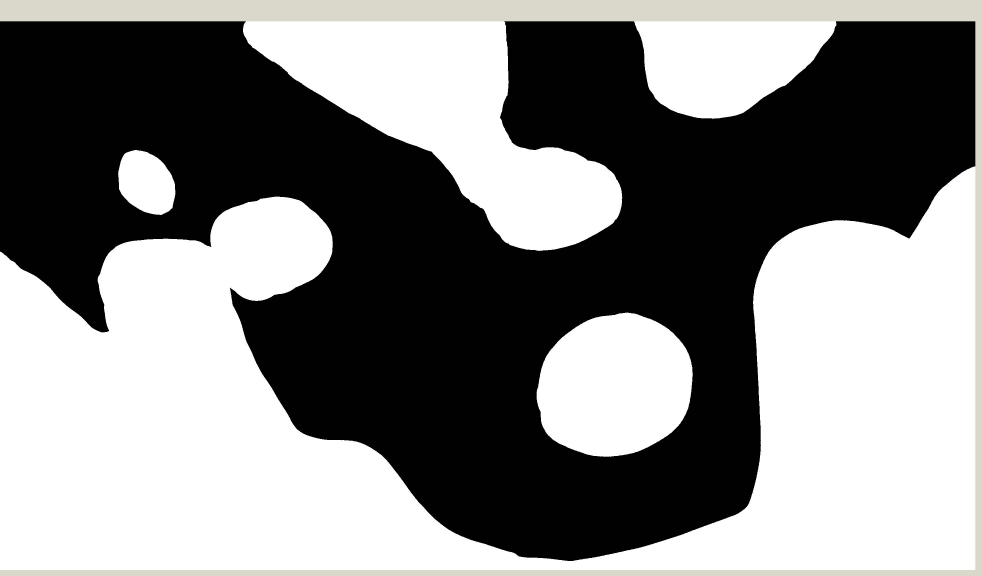
#> input picture map_data/cost_map.jpg, 2944 x 1728 px (shown at 1/3 size)
$ python astar.py
#> lines starting #> are read from the running program, lines starting #| are printed output that depends on the picture; after the words box and inside, x2 and y2 are one past the last pixel; in counts of white or black regions, pixels touching at a corner belong together
#!/usr/bin/env python3

import time
import numpy as np
import cv2

factor = 10

cost_map_image = cv2.imread("map_data/cost_map.jpg")
#> cost_map_image is the input picture: shape (1728, 2944, 3); mean B, G, R 131.6, 132.3, 132.4
cost_map_image = cv2.resize(cost_map_image, (int(1280/factor), int(720/factor)))
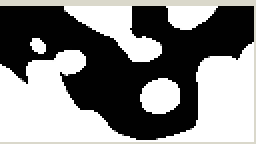
#> cost_map_image: shape (72, 128, 3) (shown 2 times larger); mean B, G, R 131.7, 132.5, 132.6
width = cost_map_image.shape[1]
#> width = 128
height = cost_map_image.shape[0]
#> height = 72
lambda_ = 1
image_map = np.zeros((height, width, 1), np.uint8)
image_map = cost_map_image[:,:,0]

class GridSpace():
    def __init__(self):
        self.occupied = False
        self.closed = False
        self.expand_value = float("inf")
        self.heuristic = 0
        self.move_cost = 1

    def close(self):
        self.closed = True

    def expand(self, expansion):
        self.expand_value = expansion

class Node():
    def __init__(self, x = 0, y = 0, cost = float("inf")):
        self.x = x
        self.y = y
        self.cost = cost

    def print(self):
        print("X: %s, Y: %s, Cost: %s " % (self.x, self.y, self.cost))

class Direction():
    def __init__(self, x, y, name):
        self.x = x
        self.y = y
        self.name = name

def search_list_for_node(list, search_node):
    found = False
    # [5 lines of commented-out code are left out]
    i=0
    for node in list:
        if node.x == search_node.x and node.y == search_node.y:
            found = True
            break
        else:
            i+=1
    if found:
        return True, i
    else:
        return False, 0

def main(start_x, start_y, goal_x, goal_y, occupied_area):
    start_node = Node(int(start_x/factor), int(start_y/factor), 0)
    neighbour_node = Node()
    goal_node = Node(int(goal_x/factor), int(goal_y/factor))
    gridmap_ = []
    directions = []
    directions.append(Direction(-1, 0, "left"))
    directions.append(Direction(0, 1, "down"))
    directions.append(Direction(1, 0, "right"))
    directions.append(Direction(0, -1, "up"))

    for y in range(0, height):
        grid_x = []
        for x in range (0, width):
            gridspace = GridSpace()
            grid_x.append(gridspace)
        gridmap_.append(grid_x)

    for y in range(0, height):
        for x in range (0, width):
            gridmap_[y][x].heuristic = (abs(y-goal_node.y)+abs(x-goal_node.x))
            gridmap_[y][x].move_cost = image_map[y,x]
            if x == 0 or y == 0 or x == width-1 or y == height-1:# or image_map[y,x] ==255:
                gridmap_[y][x].occupied = True
                image_map[y,x] = 255
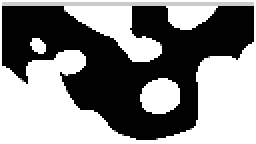
#> image_map: shape (72, 128) (shown 2 times larger); min 0, max 255, mean 134.3
    if occupied_area:
        # image_map[int(occupied_area[1]/factor), int(occupied_area[0]/factor)] = 255
        for y in range (int(occupied_area[1]/factor-100/factor), int(occupied_area[1]/factor+100/factor)):
            for x in range (int(occupied_area[0]/factor-100/factor), int(occupied_area[0]/factor+100/factor)):
                gridmap_[y][x].occupied = True

    gridmap_[start_node.y][start_node.x].close()
    gridmap_[start_node.y][start_node.x].expand(0)
    open_list = []
    open_list.append(start_node)

    expansion = 1
    print("Start node: ", end="")
    start_node.print()
    print("Goal node: ", end="")
    goal_node.print()
    print("Searching...")
    while True:
        open_list.sort(key=lambda x: x.cost, reverse=True)
        lowest_cost_node = open_list.pop()
        # print("Searching around:")
        # lowest_cost_node.print()
        image_map[lowest_cost_node.y, lowest_cost_node.x] = 200
        # cv2.imshow("Image", image_map)
        # cv2.waitKey(1)
        gridmap_[lowest_cost_node.y][lowest_cost_node.x].closed = True
        if (lowest_cost_node.x == goal_node.x and lowest_cost_node.y == goal_node.y):
            print("Goal reached!")
            break
        else:
            for d in directions:
                # print("Contents of open_list:")
                # for node in open_list:
                #     node.print()
                neighbour_node.x = lowest_cost_node.x+d.x
                neighbour_node.y = lowest_cost_node.y+d.y
                neighbour_node.cost = lowest_cost_node.cost+gridmap_[neighbour_node.y][neighbour_node.x].move_cost+lambda_*(gridmap_[neighbour_node.y][neighbour_node.x].heuristic-gridmap_[lowest_cost_node.y][lowest_cost_node.x].heuristic)
                if gridmap_[neighbour_node.y][neighbour_node.x].occupied:
                    # print("Occupied!")
                    continue
                if gridmap_[neighbour_node.y][neighbour_node.x].closed:
                    # print("Already closed, skipping.")
                    pass
                else:
                    # print("Contents of open_list:")
                    # for node in open_list:
                    #     node.print()
                    found, position = search_list_for_node(open_list, neighbour_node)
                    # for i in range (0, len(open_list)):
                    #     print(open_list[i])
                    if found:
                        # print("Already in list")
                        if neighbour_node.cost < open_list[position].cost:
                            open_list[position].cost = neighbour_node.cost
                            # print("Updating cost with lower cost found")
                    else:
                        # print("Not found, adding.")
                        open_list.append(Node(neighbour_node.x, neighbour_node.y, neighbour_node.cost))
                        gridmap_[neighbour_node.y][neighbour_node.x].expand(expansion)
            expansion += 1
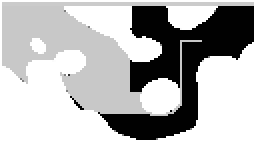
#> image_map: shape (72, 128) (shown 2 times larger); min 0, max 255, mean 180.7
            # print("")

    optimum_policy = []
    path_to_take = []
    check_node = Node()
    best_node = Node()
    current_node = Node(goal_node.x, goal_node.y, goal_node.cost)
    current_lowest_expansion = float("inf")
    optimum_policy.append(current_node)
    while True:
        image_map[current_node.y, current_node.x] = 255
        # cv.imshow("Image", image_map)
        # cv.waitKey(10)
        for d in directions:
            check_node.x = current_node.x+d.x
            check_node.y = current_node.y+d.y

            if gridmap_[check_node.y][check_node.x].expand_value < current_lowest_expansion:
                best_node = Node(check_node.x, check_node.y, check_node.cost)
                current_lowest_expansion = gridmap_[check_node.y][check_node.x].expand_value

        if start_node.x == best_node.x and start_node.y == best_node.y:
            break

        optimum_policy.append(Node(best_node.x, best_node.y, best_node.cost))
        current_node = Node(best_node.x, best_node.y, best_node.cost)
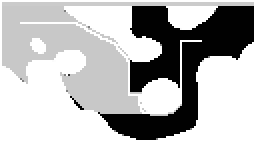
#> image_map: shape (72, 128) (shown 2 times larger); 1.74% of pixels changed, all inside (x1, y1, x2, y2) = (10, 11, 101, 57)

    for n in optimum_policy:
        path_to_take.append([n.x*factor, n.y*factor])

    return image_map, path_to_take

if __name__ == '__main__':
    image, optimum_policy_list = main(100,100,1000,200,(750,360))
    print(optimum_policy_list)
#> (printed output is left out)
    image = cv2.resize(image, (1920, 1080))
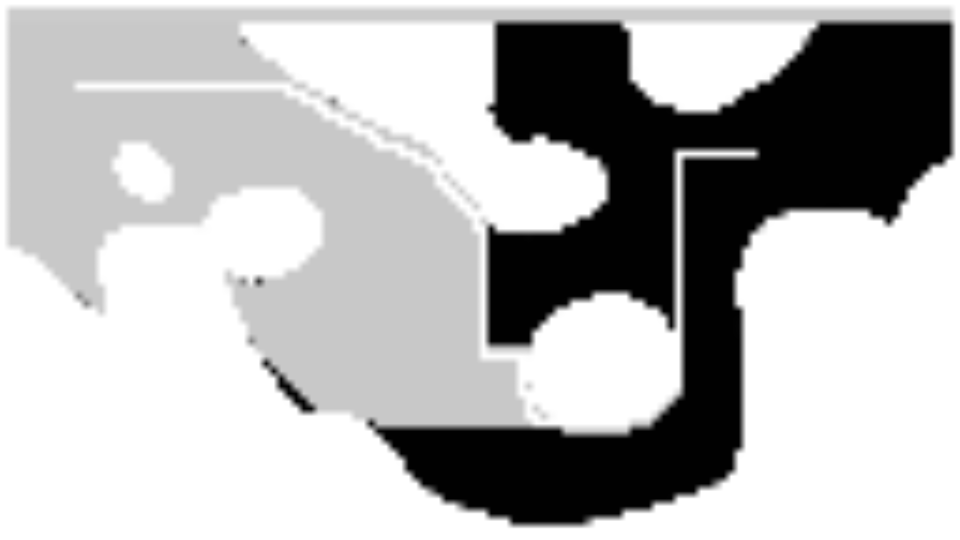
#> image: shape (1080, 1920) (shown at 1/2 size); min 0, max 255, mean 181.7
    cv2.imshow("Image", image)
    cv2.waitKey()
